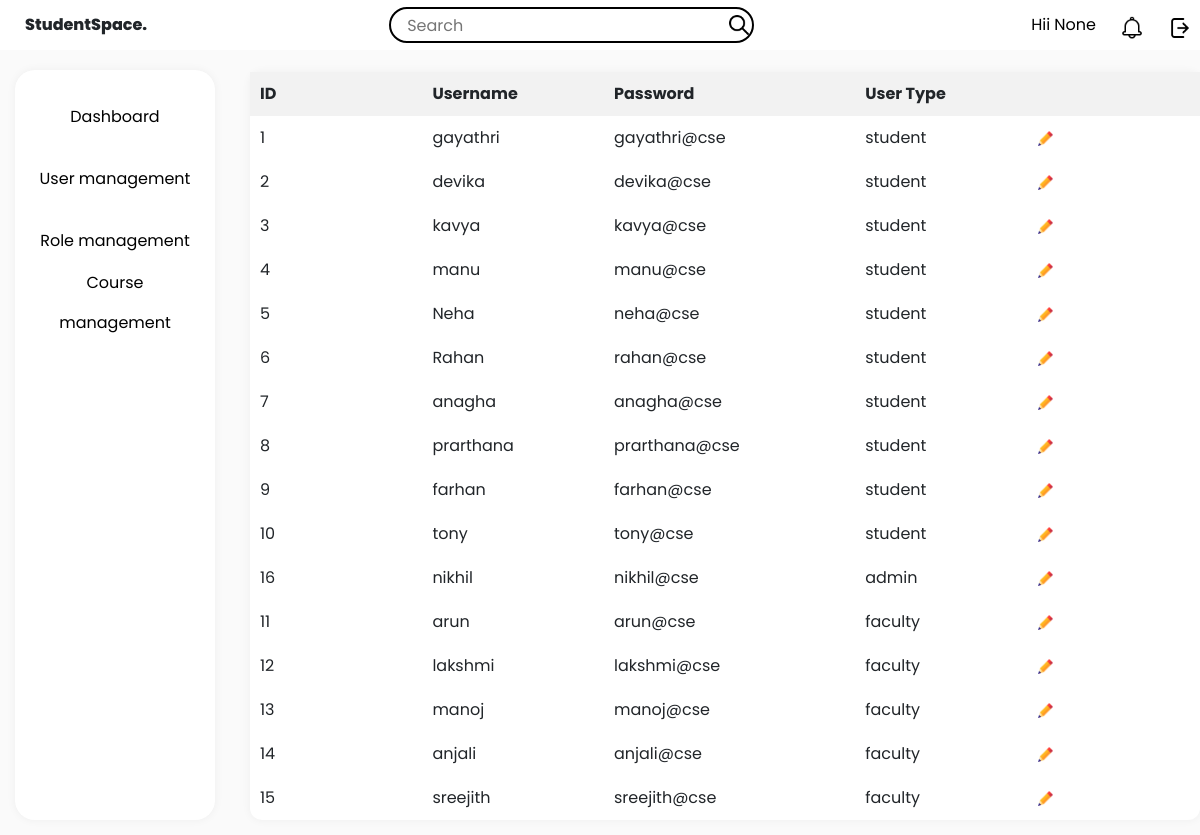
The app's page /user_management, older data.
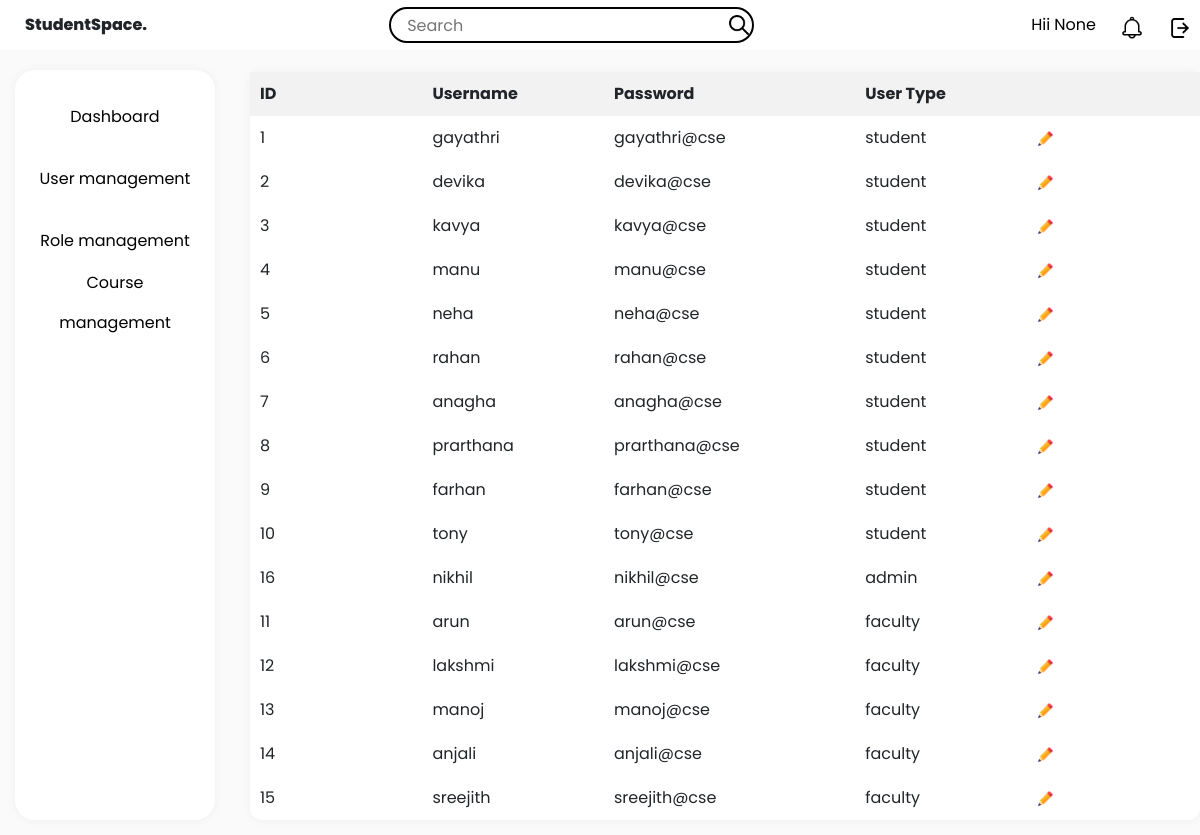
The same page, newer data.
### tables this page shows
CREATE TABLE "users" (
"id" INTEGER,
  "username" TEXT,
  "password" TEXT,
  "role" TEXT
);

### app.py (the view)
@app.route('/user_management')
def user_management():
    name=session.get("name")
    connection = connect_to_database()
    cursor = connection.cursor()
    cursor.execute('SELECT * FROM users')
    users_data = cursor.fetchall()
    connection.close()
    return render_template('usermgmt.html', users_data=users_data,name=name)

### app.py (called while the page is built)
@app.context_processor
def common_icons():
    admin = "/static/assets/admin.png"
    student = "/static/assets/student.png"
    faculty = "/static/assets/faculty.png"
    search = "/static/assets/search.png"
    notification = "/static/assets/notification.png"
    settings = "/static/assets/settings.png"
    editimage="/static/assets/edit.png"
    return dict(
        search=search,
        notification=notification,
        settings=settings,
        admin=admin,
        faculty=faculty,
        student=student,
        editimage=editimage
    )

def connect_to_database():
    conn = sqlite3.connect("database.db")
    return conn

### templates/usermgmt.html (shortened to what this page needs)
<!DOCTYPE html>
<html>
<head>
  <link href="https://cdn.jsdelivr.net/npm/bootstrap@5.3.0/dist/css/bootstrap.min.css" rel="stylesheet" />
  <link rel="stylesheet" href="{{ url_for('static', filename='style.css') }}" />
  <link rel="stylesheet" href="{{ url_for('static', filename='admin-style.css') }}" />
</head>
<body>
  <div class="StudentSpace">
    <div class="header">
      <div class="left-section">StudentSpace.</div>
      <div class="middle-section">
        <input class="search-bar" type="text" placeholder="Search" />
        <img class="search-icon" src="{{search}}" style="width: 20px; height: 20px; position: relative; right: 40px" />
      </div>
      <div class="right-section">
        <div class="name">
          <a href="{{ url_for('profile') }}" class="name">Hii {{name}} </a>
        </div>
        <div class="notification-icon" style="margin-left: 24px">
          <img class="rs-notification" src="{{notification}}" style="width: 24px; height: 24px" />
        </div>
        <div class="settings-icon">
          <a href="{{ url_for('logout') }}"><img class="settings-icon" src="{{settings}}" /></a>
        </div>
      </div>
    </div>
    <div class="sidebar">
      <div class="sidebar-tabs">
        <a href="{{ url_for('home', username=username, name=name, user_type=user_type) }}">Dashboard</a>
      </div>
      <div class="sidebar-tabs">
        <a href="{{ url_for('user_management') }}">User management</a>
      </div>
      <div class="sidebar-tabs">
        <a href="{{ url_for('role_management') }}">Role management</a>
      </div>
      <div class="sidebar-tabs">
        <a href="{{ url_for('coursemgmt') }}">Course management</a>
      </div>
    </div>
    <div class="main-section">
      <div class="main">
        <table>
          <thead>
            <tr>
              <th>ID</th>
              <th>Username</th>
              <th>Password</th>
              <th>User Type</th>
              <th></th>
            </tr>
          </thead>
          <tbody id="userTableBody">
            {% for user in users_data %}
            <tr>
              <td>{{ user[0] }}</td>
              <td>{{ user[1] }}</td>
              <td>{{ user[2] }}</td>
              <td>{{ user[3] }}</td>
              <td>
                <a href="#" class="edit-link">
                  <img style="width: 15px" src="{{ editimage }}" alt="Edit Icon" />
                </a>
              </td>
            </tr>
            {% endfor %}
          </tbody>
        </table>
      </div>
    </div>
  </div>
</body>
</html>

### static/style.css (style rules this page uses)
* { margin: 0; padding: 0; box-sizing: border-box; font-family: "Poppins", sans-serif; }
body { font-weight: 400; line-height: 1.5; font-size: 16px; }
.StudentSpace { display: flex; flex-direction: column; height: 100vh; }
.header { display: flex; align-items: center; justify-content: space-between; height: 48px; padding: 25px; }
.left-section { font-weight: 800; }
.middle-section { flex: 1; max-width: 400px; display: flex; align-items: center; }
.right-section { display: flex; align-items: center; flex-direction: row; }
.name { color: #000; text-decoration: none; }
.search-bar { flex: 1; height: 36px; padding-left: 16px; border: solid 2px black; border-radius: 48px; }
.sidebar { position: fixed; top: 70px; left: 15px; bottom: 15px; width: 200px; display: flex; flex-direction: column; align-items: center; box-shadow: 0 0 10px rgba(0, 0, 0, 0.05); border-radius: 20px; padding-top: 16px; background-color: white; }
.sidebar-tabs { height: 46px; width: 152px; border-radius: 48px; box-sizing: border-box; text-align: center; display: flex; justify-content: center; align-items: center; line-height: 40px; margin: 8px; transition: box-shadow 0.3s ease; }
.sidebar-tabs a { text-decoration: none; color: #000; }
.main-section { background-color: rgb(250, 250, 250); height: 100%; width: 100%; }
.main { margin-left: 250px; margin-top: 22px; margin-bottom: 15px; display: flex; flex-direction: column; border-radius: 12px; box-shadow: 0 0 10px rgba(0, 0, 0, 0.05); background-color: white; }
.search-icon, .notification-icon, .settings-icon { width: 20px; height: 20px; margin-left: 15px; }
.search-icon { position: relative; right: 45px; }

### static/admin-style.css (style rules this page uses)
table { width: 100%; border-collapse: collapse; border-radius: 20px; }
th, td { padding: 10px; width: 100px; text-align: left; }
th { background-color: #f2f2f2; }

Row changes from the older to the newer data that the page shows:
changed users "neha@cse": username "Neha" → "neha"
changed users "rahan@cse": username "Rahan" → "rahan"
